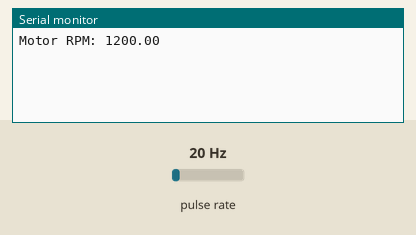
The sketch below on a simulated Arduino Uno, built with avr-gcc and run on an emulated ATmega328P. On the bench: the last lines printed to the serial monitor. Wiring (inferred from the names in the program): pulse sensor: data pin 2. The test bench sets the inputs (shaded band); at power-on: pulse rate 20 Hz.

Above: at 1.2 s.
1.3 s: pulse rate (sensor on pin 2) set to 4 Hz
At 2.6 s:
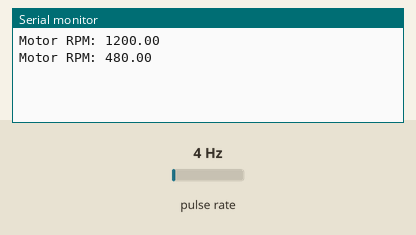
2.8 s: pulse rate (sensor on pin 2) set to 50 Hz
At 3.8 s:
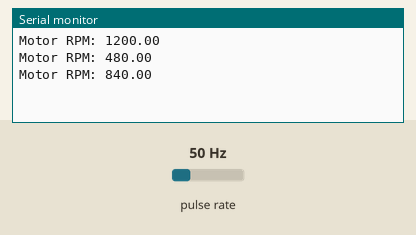
Timing chart, 0 to 5.8 s (numbered marks = the images above; inputs shaded):
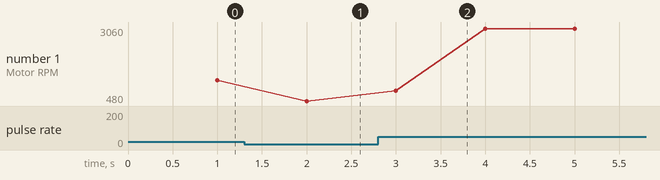

Measured:
- after the input at 1.3 s, the serial monitor: prints a new line after 0.70 s (image 1)
- after the input at 2.8 s, the serial monitor: prints a new line after 0.20 s (image 2)
- plotted number 1: 1200 → 480 after the input at 1.3 s, 480 → 3000 after the input at 2.8 s

The sketch:

digital_tachometer.ino
```cpp
// Arduino Digital Tachometer (RPM Counter)
const int irSensorPin = 2;
volatile unsigned int pulseCount = 0;
unsigned long lastMillis = 0;

void countPulse() {
  pulseCount++;
}

void setup() {
  Serial.begin(9600);
  pinMode(irSensorPin, INPUT_PULLUP);
  attachInterrupt(digitalPinToInterrupt(irSensorPin), countPulse, RISING);
}

void loop() {
  if (millis() - lastMillis >= 1000) {
    detachInterrupt(digitalPinToInterrupt(irSensorPin));
    float rpm = (pulseCount * 60.0);
    Serial.print("Motor RPM: "); Serial.println(rpm);
    pulseCount = 0;
    lastMillis = millis();
    attachInterrupt(digitalPinToInterrupt(irSensorPin), countPulse, RISING);
  }
}
```
